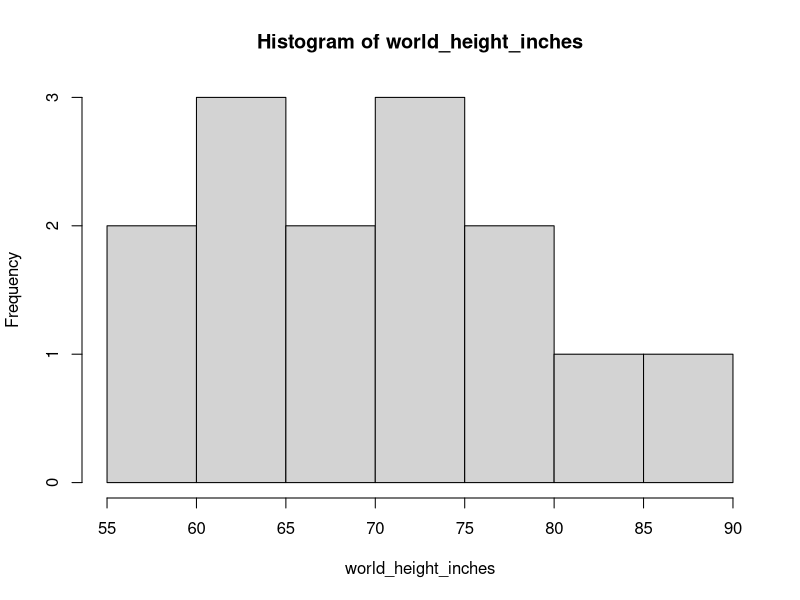

R code for this plot:
world_height_inches <- c(60,64,63,70,84,80,87,56,62,68,71,72,75,76)
hist(world_height_inches)
mean_heights <-  mean(world_height_inches)
stddeviation <- sd(world_height_inches)
prop_over_7feet <- pnorm(84,mean_heights,stddeviation)
prop_over_7feet_tail <- 1- pnorm(84,mean_heights,stddeviation)
prop_over_7feet*100##print the result
##testing the push function now


